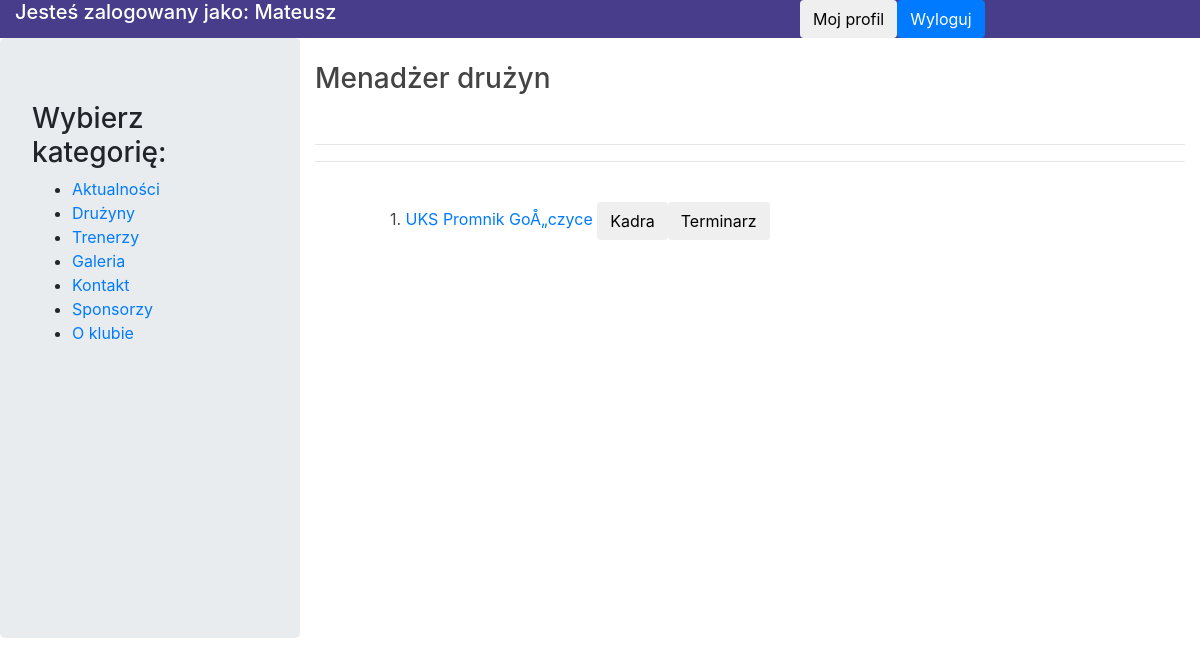
Before: /admin/panel.php?strona=teams (signed in) with the older database file.
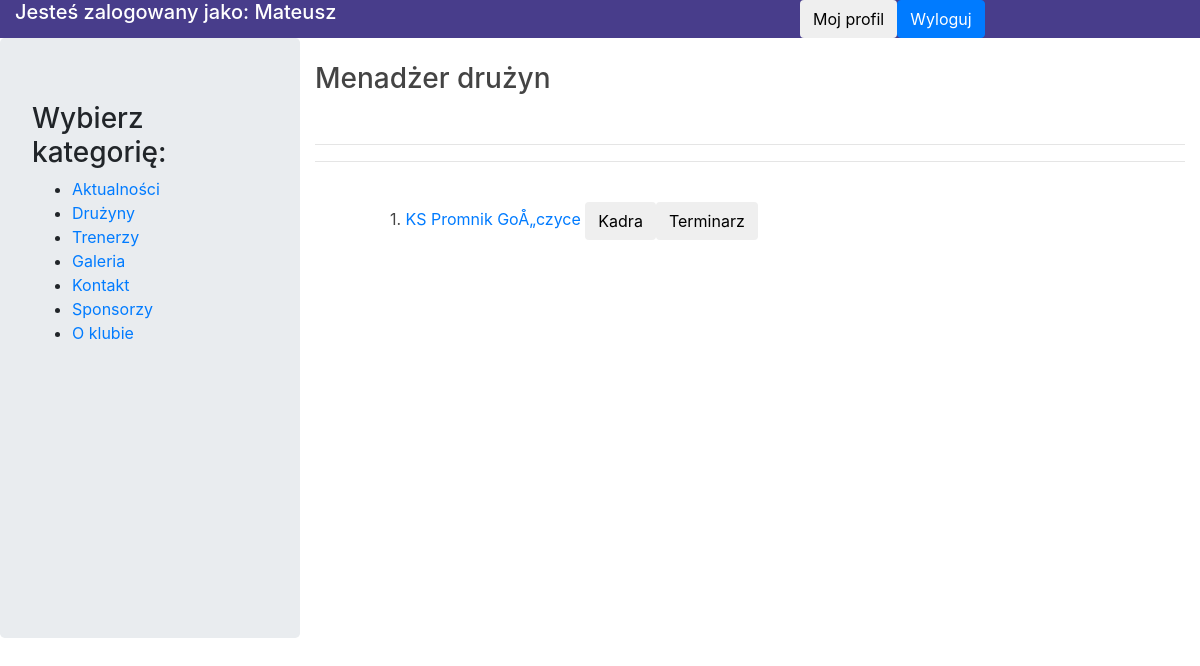
After: the same page with the newer database file.
### tables this page shows
CREATE TABLE `teams` (
  `team_id` int(11) NOT NULL,
  `name` text NOT NULL,
  `description` text NOT NULL
);

### admin/panel/view/team_list.php (the view, shortened to what this page needs)
<?php
function team_list() {
    require_once('../admin/scripts/connect.php');
    $con = mysqli_connect($host, $usr, $pass, $db);
    $q = mysqli_query($con, "SELECT * FROM teams");
    echo '<br><h3>Menadżer drużyn</h3><br><hr>';
    if($_SESSION['usr_name'] === 'Mateusz Rusak') {
        echo '<form action="../admin/panel/model/team_add.php" method="post" class="row">
            <div class="col-md-1"></div>
            <input type="text" name="team" placeholder="Wpisz nazwę nowej drużyny" class="form-control col-md-6">
            <input type="submit" value="Dodaj drużynę" class="btn">
            </form>
            <br><hr>';
    }
    else {
        echo '<hr><br>';
    }
    $i = 1;
    echo '<div class="row"><div class="col-md-1"></div><div class="col-md-10">';
    while($row = mysqli_fetch_array($q)) {
        echo '<span>'.$i.'. <a href="/promnik/admin/panel.php?strona=edytujdruzyne&id='.$row[0].'">'.$row[1].'</a> <a href="../admin/panel.php?strona=zawodnicy&druzyna='.$row[0].'"><button class="btn">Kadra</button></a><a href="../admin/panel.php?strona=terminarz&druzyna='.$row[0].'"><button class="btn">Terminarz</button></a></span><br><br>';
        $i++;
    }
    echo '</div></div>';
}
?>

Changed rows visible on the page:
removed teams: name "UKS Promnik GoÅ„czyce"
added teams: name "KS Promnik GoÅ„czyce"
